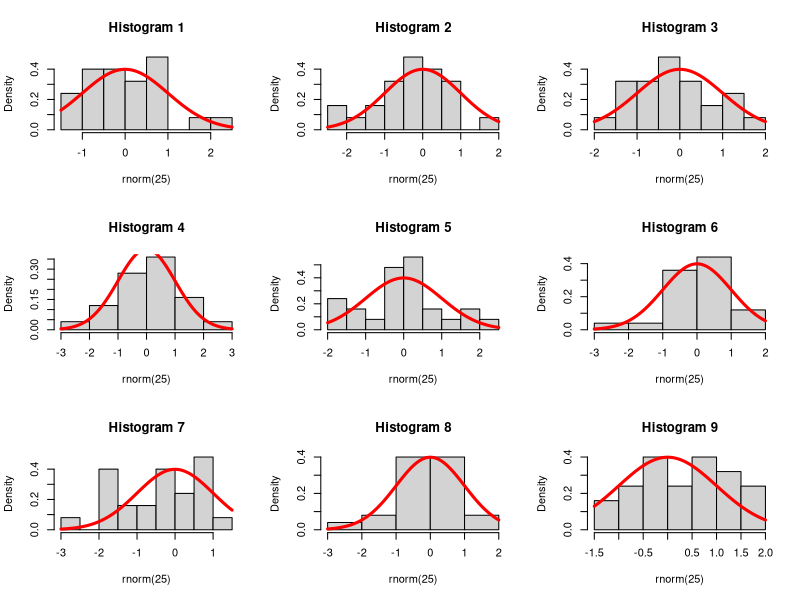
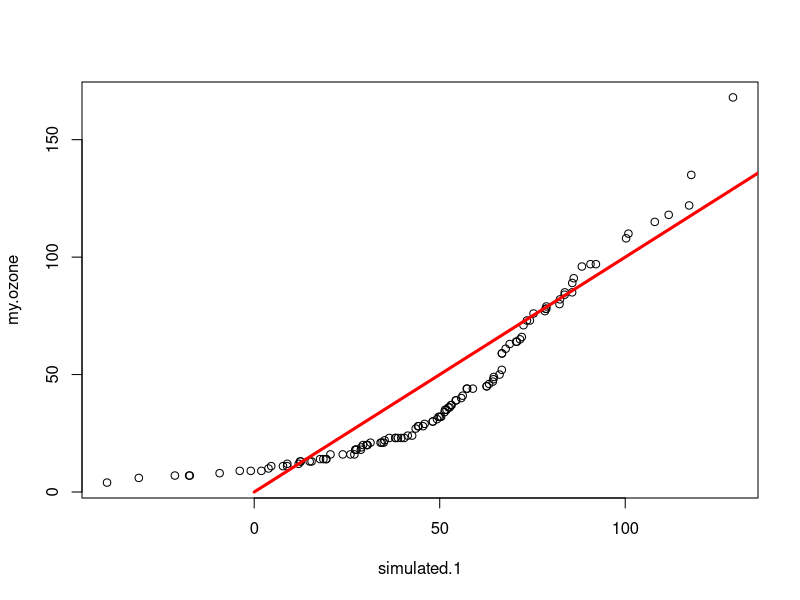
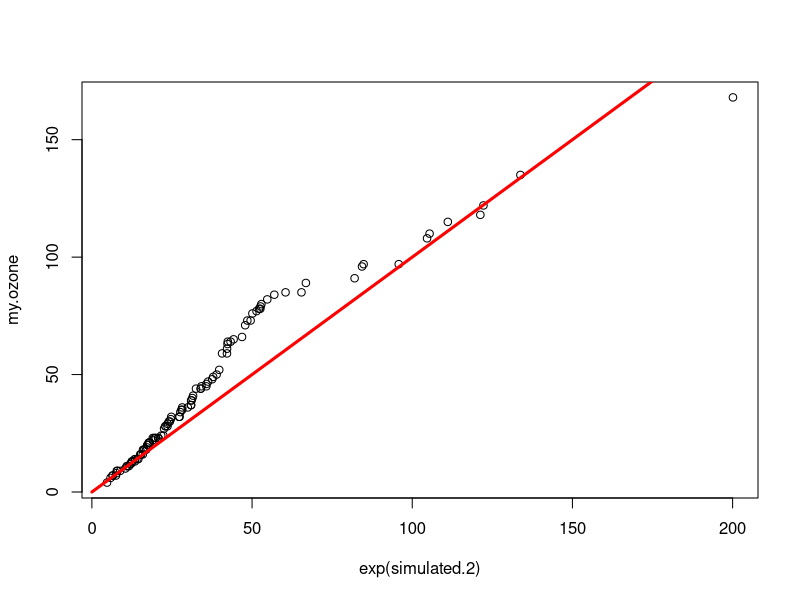
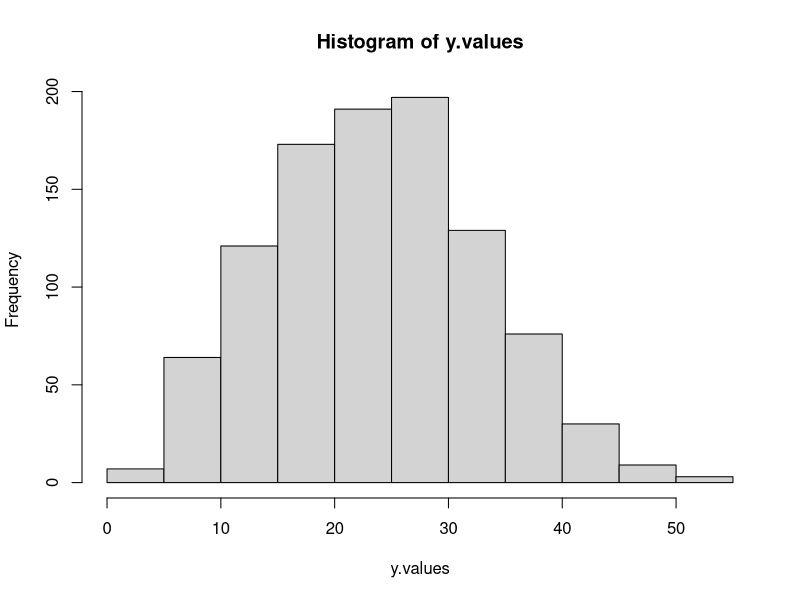
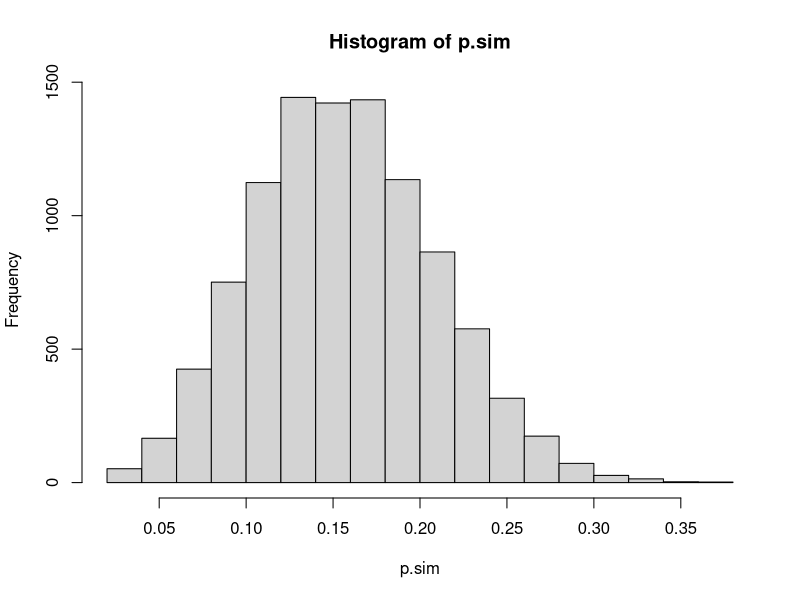
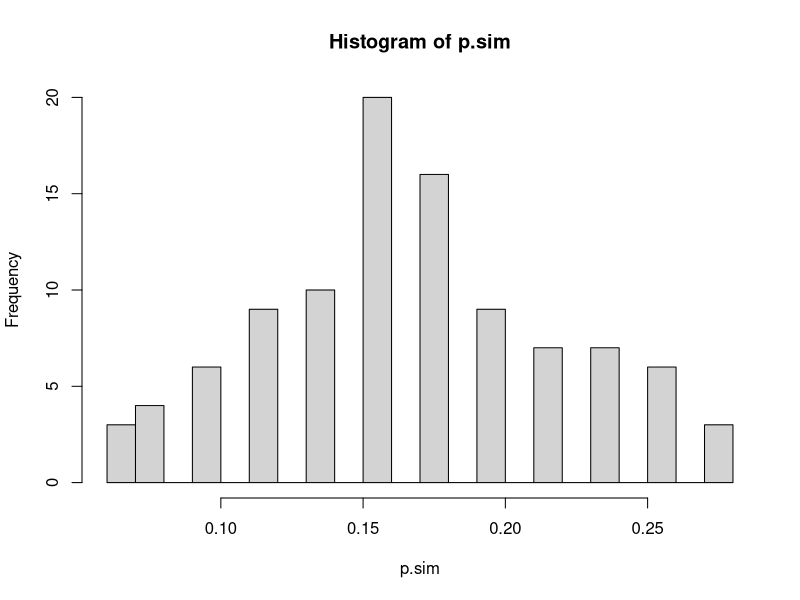

Here is the R script that generated these plots, in order:
# Exercise 10.1

par(mfrow=c(3,3))

set.seed(779)
for(i in 1:9){
  hist(rnorm(25), probability=TRUE,main=paste("Histogram",i))
  curve(dnorm,add=TRUE,col="red",lwd=3)
}

par(mfrow=c(1,1))

# Exercise 10.2a

my.ozone <-airquality$Ozone[!is.na(airquality$Ozone) & airquality$Ozone>1]
my.ozone <-airquality$Ozone[!is.na(airquality$Ozone) & airquality$Ozone >1]
length(my.ozone)

mean.1<-mean(my.ozone)
sd.1<-sd(my.ozone)
length(my.ozone)

set.seed(55789)
simulated.1<-rnorm(115,mean=mean.1,sd=sd.1)

qqplot(simulated.1,my.ozone)
lines(0:200,0:200,type="l",lwd=3,col="red")

# Exercise 10.2b

mean.2<-mean(log(my.ozone))
sd.2<-sd(log(my.ozone))

set.seed(8942)
simulated.2<-rnorm(115,mean=mean.2,sd=sd.2)

qqplot(exp(simulated.2),my.ozone)
lines(0:200,0:200,type="l",lwd=3,col="red")

# Exercise 10.3

doone <- function(){
  x <- sum(sample(1:6,2,replace=TRUE))
  y<-sum(sample(1:6,x,replace=TRUE))
  y
}

set.seed(457778) 
y.values<-replicate(1000,doone())
hist(y.values) 


#quizz 3 
n <-10000
doone <- function(){
  x <- rbinom(1,50,1/6)
p <- x/50
p
  }
p.sim <- replicate(n,doone())

hist(p.sim)
1/6


#quizz4
n <- 100
doone <- function(){
  x <- rbinom(1,50,1/6)
  p <- x/50
}

p.sim <- replicate(n,doone())
hist(p.sim,breaks = 20)


